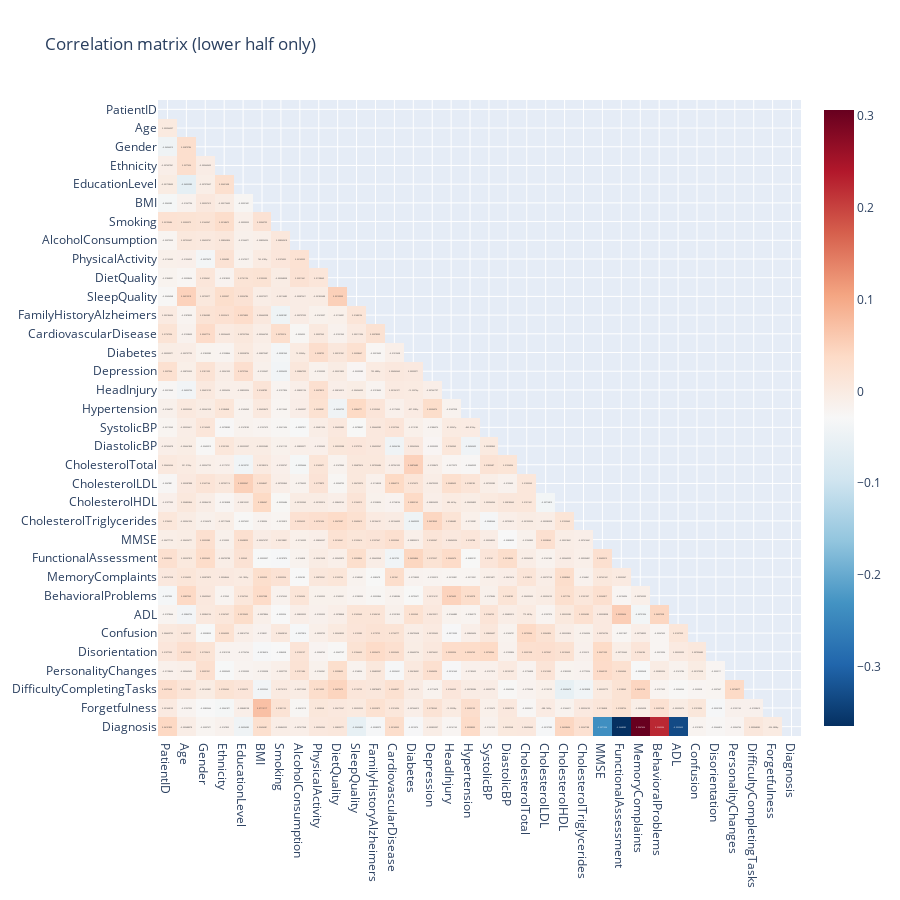

Source (notebook cell):
### Markdown cell above
<div id="matriz" style="color:#37475a; border-bottom: 7px solid orange; width: 100%; margin-bottom: 15px; padding-bottom: 2px"><h2>Correlation Matrix</h2> </div>

### Code cell
# Calculate correlation matrix
corr = data.corr(numeric_only=True)

# Create mask to hide the top half
mask = np.triu(np.ones_like(corr, dtype=bool))

# Apply mask (replace top half with NaN)
corr_masked = corr.mask(mask)

# Heatmap con Plotly
fig = px.imshow(
    corr_masked,
    text_auto=True,
    color_continuous_scale='RdBu_r',
    aspect="auto",
    title="Correlation matrix (lower half only)"
)

fig.update_layout(height=900, width=900)
fig.show()

### Figure 1 — Plotly figure (JSON) as saved in the notebook; plotly's stock layout.template omitted (floating-point values rounded to 4 significant figures; data arrays with more than 128 entries replaced by an {"elided": "..."} marker saying what was removed)
{"data": [{"coloraxis": "coloraxis", "hovertemplate": "x: %{x}<br>y: %{y}<br>color: %{z}<extra></extra>", "name": "0", "texttemplate": "%{z}", "type": "heatmap", "x": ["PatientID", "Age", "Gender", "Ethnicity", "EducationLevel", "BMI", "Smoking", "AlcoholConsumption", "PhysicalActivity", "DietQuality", "SleepQuality", "FamilyHistoryAlzheimers", "CardiovascularDisease", "Diabetes", "Depression", "HeadInjury", "Hypertension", "SystolicBP", "DiastolicBP", "CholesterolTotal", "CholesterolLDL", "CholesterolHDL", "CholesterolTriglycerides", "MMSE", "FunctionalAssessment", "MemoryComplaints", "BehavioralProblems", "ADL", "Confusion", "Disorientation", "PersonalityChanges", "DifficultyCompletingTasks", "Forgetfulness", "Diagnosis"], "xaxis": "x", "y": ["PatientID", "Age", "Gender", "Ethnicity", "EducationLevel", "BMI", "Smoking", "AlcoholConsumption", "PhysicalActivity", "DietQuality", "SleepQuality", "FamilyHistoryAlzheimers", "CardiovascularDisease", "Diabetes", "Depression", "HeadInjury", "Hypertension", "SystolicBP", "DiastolicBP", "CholesterolTotal", "CholesterolLDL", "CholesterolHDL", "CholesterolTriglycerides", "MMSE", "FunctionalAssessment", "MemoryComplaints", "BehavioralProblems", "ADL", "Confusion", "Disorientation", "PersonalityChanges", "DifficultyCompletingTasks", "Forgetfulness", "Diagnosis"], "yaxis": "y", "z": {"elided": "34x34 float values"}}], "layout": {"coloraxis": {"colorscale": [[0, "rgb(5,48,97)"], [0.1, "rgb(33,102,172)"], [0.2, "rgb(67,147,195)"], [0.3, "rgb(146,197,222)"], [0.4, "rgb(209,229,240)"], [0.5, "rgb(247,247,247)"], [0.6, "rgb(253,219,199)"], [0.7, "rgb(244,165,130)"], [0.8, "rgb(214,96,77)"], [0.9, "rgb(178,24,43)"], [1, "rgb(103,0,31)"]]}, "height": 900, "title": {"text": "Correlation matrix (lower half only)"}, "width": 900, "xaxis": {"anchor": "y", "domain": [0, 1]}, "yaxis": {"anchor": "x", "autorange": "reversed", "domain": [0, 1]}}}
